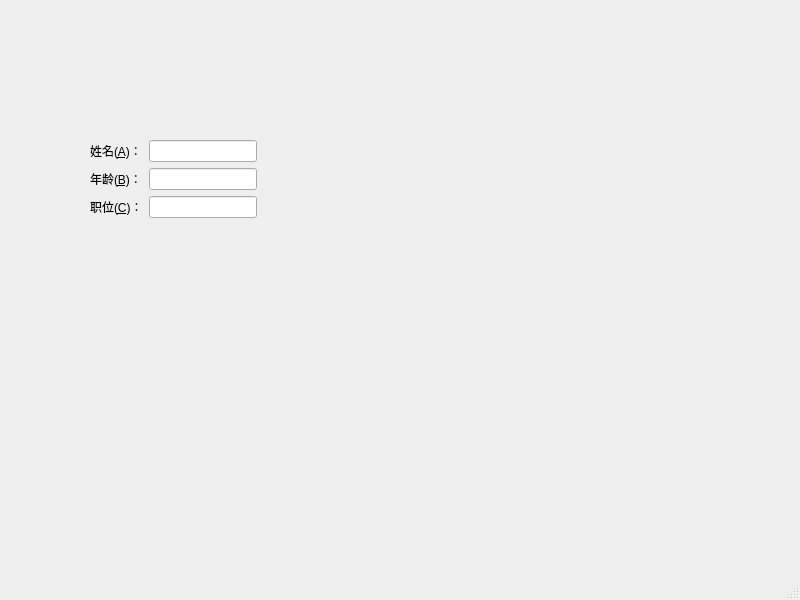
<?xml version="1.0" encoding="UTF-8"?>
<ui version="4.0">
 <class>MainWindow</class>
 <widget class="QMainWindow" name="MainWindow">
  <property name="geometry">
   <rect>
    <x>0</x>
    <y>0</y>
    <width>800</width>
    <height>600</height>
   </rect>
  </property>
  <property name="windowTitle">
   <string>MainWindow</string>
  </property>
  <widget class="QWidget" name="centralwidget">
   <widget class="QWidget" name="formLayoutWidget">
    <property name="geometry">
     <rect>
      <x>90</x>
      <y>140</y>
      <width>251</width>
      <height>101</height>
     </rect>
    </property>
    <layout class="QFormLayout" name="formLayout">
     <item row="0" column="0">
      <widget class="QLabel" name="label">
       <property name="text">
        <string>姓名(&amp;A)：</string>
       </property>
       <property name="buddy">
        <cstring>lineEdit</cstring>
       </property>
      </widget>
     </item>
     <item row="0" column="1">
      <widget class="QLineEdit" name="lineEdit">
       <property name="sizePolicy">
        <sizepolicy hsizetype="Fixed" vsizetype="Fixed">
         <horstretch>0</horstretch>
         <verstretch>0</verstretch>
        </sizepolicy>
       </property>
      </widget>
     </item>
     <item row="1" column="1">
      <widget class="QLineEdit" name="lineEdit_2">
       <property name="sizePolicy">
        <sizepolicy hsizetype="Fixed" vsizetype="Fixed">
         <horstretch>0</horstretch>
         <verstretch>0</verstretch>
        </sizepolicy>
       </property>
      </widget>
     </item>
     <item row="1" column="0">
      <widget class="QLabel" name="label_2">
       <property name="text">
        <string>年龄(&amp;B)：</string>
       </property>
       <property name="buddy">
        <cstring>lineEdit_2</cstring>
       </property>
      </widget>
     </item>
     <item row="2" column="0">
      <widget class="QLabel" name="label_3">
       <property name="text">
        <string>职位(&amp;C)：</string>
       </property>
       <property name="buddy">
        <cstring>lineEdit_3</cstring>
       </property>
      </widget>
     </item>
     <item row="2" column="1">
      <widget class="QLineEdit" name="lineEdit_3">
       <property name="sizePolicy">
        <sizepolicy hsizetype="Fixed" vsizetype="Fixed">
         <horstretch>0</horstretch>
         <verstretch>0</verstretch>
        </sizepolicy>
       </property>
      </widget>
     </item>
    </layout>
   </widget>
  </widget>
  <widget class="QMenuBar" name="menubar">
   <property name="geometry">
    <rect>
     <x>0</x>
     <y>0</y>
     <width>800</width>
     <height>25</height>
    </rect>
   </property>
  </widget>
  <widget class="QStatusBar" name="statusbar"/>
 </widget>
 <resources/>
 <connections/>
</ui>
